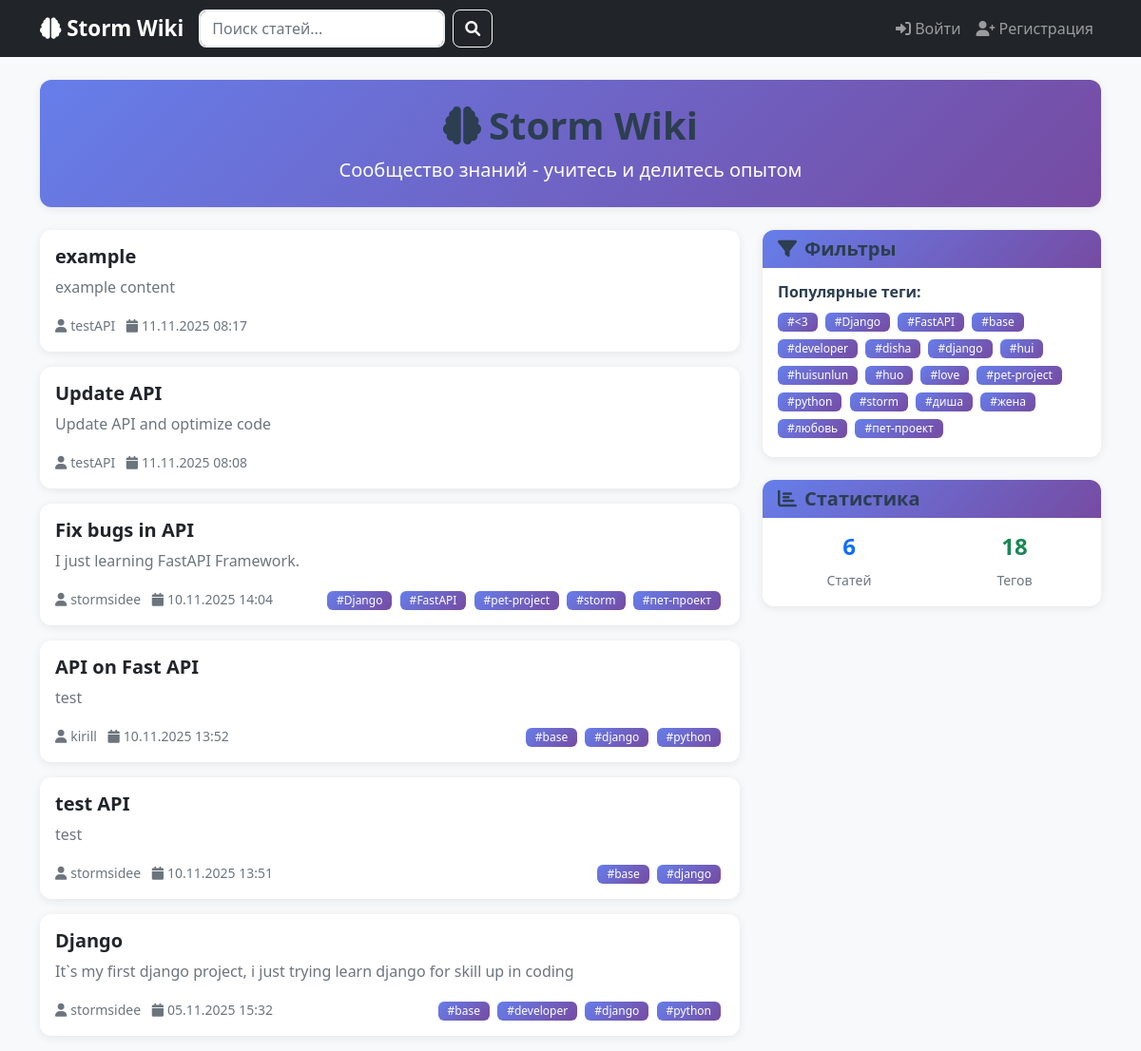
The page / on the database its author committed.
### app/models.py (models this page shows, shortened)
class Article(models.Model):
    title = models.CharField(max_length=200, verbose_name='Заголовок')
    content = models.TextField(verbose_name='Содержание')
    tags = models.ManyToManyField(Tag, blank=True, verbose_name='Теги')
    author = models.ForeignKey(User, on_delete=models.CASCADE, verbose_name='Автор')
    created_at = models.DateTimeField(auto_now_add=True, verbose_name='Создано')
    updated_at = models.DateTimeField(auto_now=True, verbose_name='Обновлено')
    is_published = models.BooleanField(default=True, verbose_name='Опубликовано')
    class Meta:
        verbose_name = 'Статья'
        verbose_name_plural = 'Статьи'
        ordering = ['-updated_at']
        indexes = [
            models.Index(fields=['title']),
            models.Index(fields=['created_at']),
        ]

class Tag(models.Model):
    name = models.CharField(max_length=50, unique=True, verbose_name='Заголовок')
    created_at = models.DateTimeField(auto_now_add=True)
    class Meta:
        verbose_name = 'Тег'
        verbose_name_plural = 'Теги'
        ordering = ['name']

### app/views.py (the view)
# urls.py: path('', views.article_list, name="article_list"),
def article_list(request):
    articles = Article.objects.filter(is_published=True).select_related('author').prefetch_related('tags')
    query = request.GET.get('q')
    if query:
        articles = articles.filter(
            Q(title__icontains=query) |
            Q(content__icontains=query) |
            Q(tags__name__icontains=query)
        ).distinct()
    tag_filter = request.GET.get('tag')
    if tag_filter:
        articles = articles.filter(tags__name=tag_filter)
    articles = articles.order_by('-updated_at')
    paginator = Paginator(articles, 10)
    page_number = request.GET.get('page')
    page_obj = paginator.get_page(page_number)
    all_tags = Tag.objects.all()
    context = {
        'articles': page_obj,
        'page_obj': page_obj,
        'all_tags': all_tags,
        'query': query,
        'tag_filter': tag_filter,
    }
    return render(request, 'articles.html', context)

### app/templates/articles.html (shortened to what this page needs)
{% extends 'index.html' %}
{% block content %}
<div class="row mb-4">
    <div class="col-12">
        <div class="card gradient-bg text-white">
            <div class="card-body text-center py-4">
                <h1 class="display-6 fw-bold">
                    <i class="fas fa-brain me-2"></i>Storm Wiki
                </h1>
                <p class="lead mb-0">Сообщество знаний - учитесь и делитесь опытом</p>
            </div>
        </div>
    </div>
</div>
<div class="row">
    <div class="col-md-8">
        {% if articles %}
            {% for article in articles %}
            <div class="card article-card mb-3 fade-in">
                <div class="card-body">
                    <div class="d-flex justify-content-between align-items-start">
                        <div class="flex-grow-1">
                            <h5 class="card-title">
                                <a href="{% url 'article_detail' article.id %}" class="text-decoration-none text-dark">
                                    {{ article.title }}
                                </a>
                            </h5>
                            <p class="card-text text-muted">
                                {{ article.content|striptags|truncatewords:30 }}
                            </p>
                            <div class="d-flex justify-content-between align-items-center mt-3">
                                <div class="article-meta">
                                    <small class="text-muted">
                                        <i class="fas fa-user me-1"></i>{{ article.author.username }}
                                        <i class="fas fa-calendar ms-2 me-1"></i>{{ article.updated_at|date:"d.m.Y H:i" }}
                                    </small>
                                </div>
                                <div class="tags">
                                    {% for tag in article.tags.all %}
                                    <a href="{% url 'article_list' %}?tag={{ tag.name }}" class="badge tag me-1 text-decoration-none">
                                        #{{ tag.name }}
                                    </a>
                                    {% endfor %}
                                </div>
                            </div>
                        </div>
                    </div>
                </div>
            </div>
            {% endfor %}
        {% endif %}
    </div>
    <div class="col-md-4">
        <div class="card mb-4">
            <div class="card-header">
                <h5 class="mb-0"><i class="fas fa-filter me-2"></i>Фильтры</h5>
            </div>
            <div class="card-body">
                <h6>Популярные теги:</h6>
                <div class="tags-cloud">
                    {% for tag in all_tags %}
                    <a href="{% url 'article_list' %}?tag={{ tag.name }}"
                       class="badge tag me-1 mb-1 text-decoration-none">
                        #{{ tag.name }}
                    </a>
                    {% empty %}
                    <p class="text-muted small">Тегов пока нет</p>
                    {% endfor %}
                </div>
            </div>
        </div>
        <div class="card">
            <div class="card-header">
                <h5 class="mb-0"><i class="fas fa-chart-bar me-2"></i>Статистика</h5>
            </div>
            <div class="card-body">
                <div class="row text-center">
                    <div class="col-6">
                        <h4 class="text-primary">{{ articles.paginator.count }}</h4>
                        <small class="text-muted">Статей</small>
                    </div>
                    <div class="col-6">
                        <h4 class="text-success">{{ all_tags.count }}</h4>
                        <small class="text-muted">Тегов</small>
                    </div>
                </div>
            </div>
        </div>
    </div>
</div>
{% endblock %}

### app/templates/index.html (style rules this page uses)
.article-card { transition: all 0.3s ease; border-left: 4px solid #0d6efd; border-radius: 8px; overflow: hidden; }
.tag { font-size: 0.75em; background: linear-gradient(135deg, #667eea 0%, #764ba2 100%); color: white; border: none; border-radius: 12px; padding: 4px 10px; }
.card { border: none; box-shadow: 0 2px 10px rgba(0,0,0,0.08); border-radius: 12px; }
.card-header { background: linear-gradient(135deg, #667eea 0%, #764ba2 100%); color: white; border-radius: 12px 12px 0 0 !important; border: none; font-weight: 600; }
h1, h2, h3, h4, h5, h6 { color: #2c3e50; font-weight: 600; }
body { background-color: #f8f9fa; color: #495057; font-family: 'Segoe UI', Tahoma, Geneva, Verdana, sans-serif; }
a { text-decoration: none; transition: color 0.3s ease; }
.badge { border-radius: 6px; font-weight: 500; }
.fade-in { animation: fadeIn 0.5s ease-out; }
.gradient-bg { background: linear-gradient(135deg, #667eea 0%, #764ba2 100%); }

### rows shown on the page
Article: title "example", content "example content", author.username "testAPI", updated_at "11.11.2025 08:17"
Article: title "Update API", content "Update API and optimize code", author.username "testAPI", updated_at "11.11.2025 08:08"
Article: title "Fix bugs in API", content "I just learning FastAPI Framework.", author.username "stormsidee", updated_at "10.11.2025 14:04"
Tag: name "Django"
Tag: name "FastAPI"
Tag: name "pet-project"
Tag: name "storm"
Tag: name "пет-проект"
Article: title "API on Fast API", content "test", author.username "kirill", updated_at "10.11.2025 13:52"
Tag: name "base"
Tag: name "django"
Tag: name "python"
Article: title "test API", content "test", author.username "stormsidee", updated_at "10.11.2025 13:51"
Article: title "Django", content "It`s my first django project, i just trying learn django for skill up in coding", author.username "stormsidee", updated_at "05.11.2025 15:32"
Tag: name "developer"
Tag: name "<3"
Tag: name "disha"
Tag: name "hui"
Tag: name "huisunlun"
Tag: name "huo"
Tag: name "love"
Tag: name "диша"
Tag: name "жена"
Tag: name "любовь"

### other values the page prints
{{ articles.paginator.count }} "6"
{{ all_tags.count }} "18"
